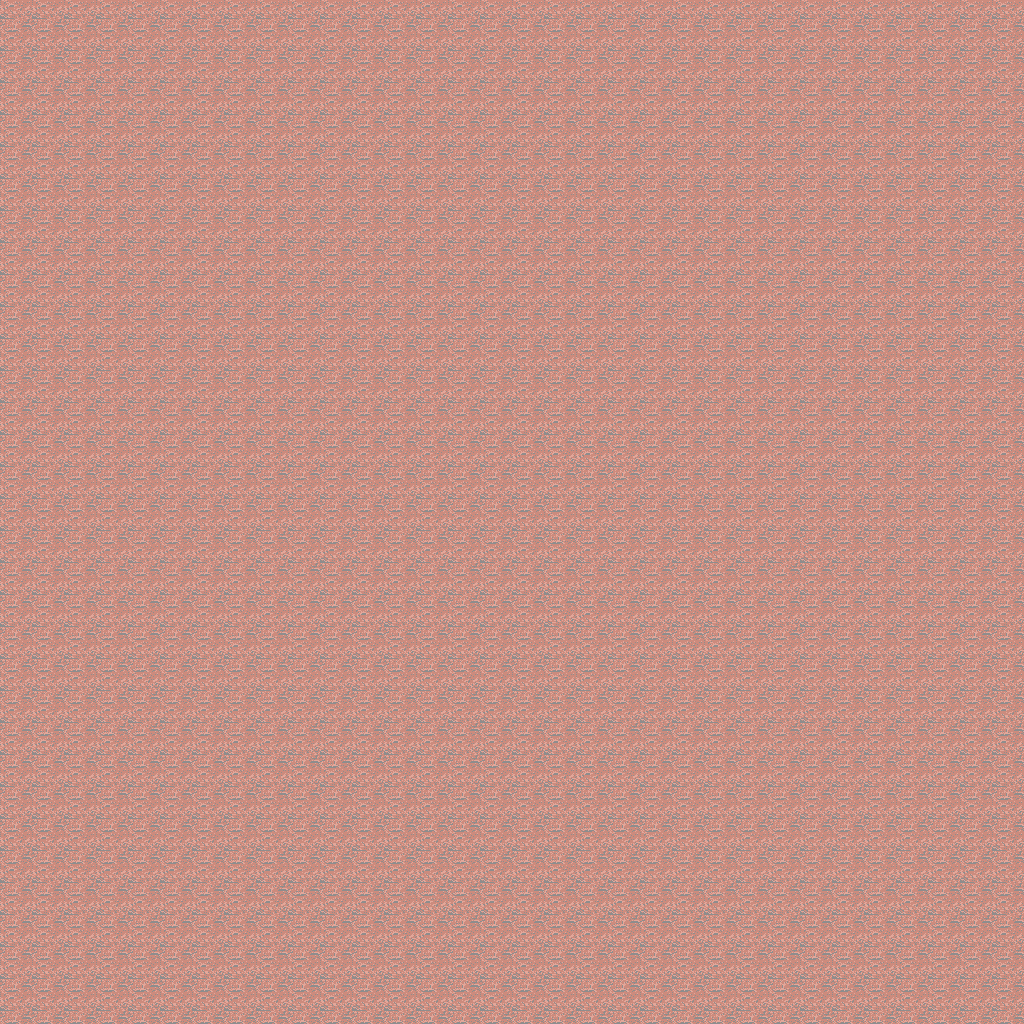

This is a level from a 2D game, rendered from its Tiled map with the project's own tilesets. A one-line summary and the map file follow, with tile-layer data summarised:
An orthogonal 32x32 tile map with 32x32 px tiles, 2 tile layers (floor, Waende), 1 hidden layer not drawn, 3 tilesets and 1 object.

<map version="1.5" tiledversion="1.7.2" orientation="orthogonal" renderorder="right-down" width="32" height="32" tilewidth="32" tileheight="32" infinite="0" nextlayerid="14" nextobjectid="4">
 <editorsettings>
  <export target="test.json" format="json" />
 </editorsettings>
 <properties>
  <property name="script" value="index.js" />
 </properties>
 <tileset firstgid="1" name="rc3-2021-mullana-ground" tilewidth="32" tileheight="32" tilecount="3600" columns="60">
  <image source="rc3-2021-mullana-ground.png" width="1920" height="1920" />
 </tileset>
 <tileset firstgid="3601" name="Door2_pipo" tilewidth="32" tileheight="32" tilecount="72" columns="6">
  <image source="Door2_pipo.png" width="192" height="384" />
 </tileset>
 <tileset firstgid="3673" name="[Base]BaseChip_pipo" tilewidth="32" tileheight="32" tilecount="1064" columns="8">
  <image source="[Base]BaseChip_pipo.png" width="256" height="4256" />
 </tileset>
 <layer id="13" name="start" width="32" height="32" visible="0">
  <properties>
   <property name="startLayer" type="bool" value="true" />
  </properties>
  <data>[1024 cells, 23 non-empty, 2 distinct tile ids]</data>
 </layer>
 <layer id="3" name="floor" width="32" height="32">
  <properties>
   <property name="collide" type="bool" value="false" />
  </properties>
  <data>[1024 cells, 1024 non-empty, 1 distinct tile ids]</data>
 </layer>
 <layer id="9" name="Waende" width="32" height="32">
  <properties>
   <property name="collide" type="bool" value="true" />
  </properties>
  <data>[1024 cells, 0 non-empty, 0 distinct tile ids]</data>
 </layer>
 <objectgroup id="2" name="floorlayer">
  <object id="3" x="130" y="401.333">
   <point />
  </object>
 </objectgroup>
</map>
